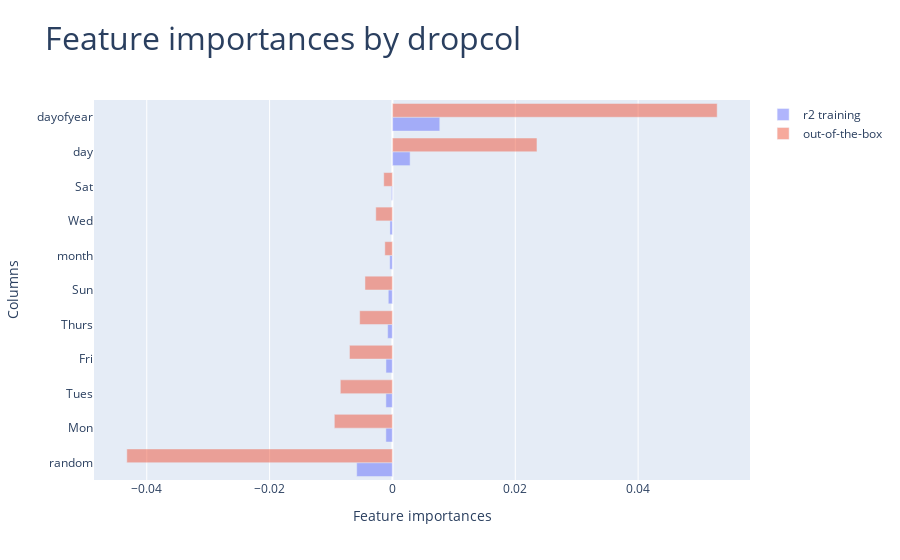

The cell this chart's notebook holds for it:
### Code cell
fig05 = make_subplots(rows=1,cols=1, specs=[[{'type':'bar'}]], shared_yaxes=True)

fig05.add_bar(y = feature_importances_dropcol.index,
             x = feature_importances_dropcol.A,
              orientation='h',
              name='r2 training',
              opacity=0.5,
             row=1, col=1)

fig05.add_bar(y = feature_importances_dropcol.index,
             x = feature_importances_dropcol.B,
              orientation='h',
              name='out-of-the-box',
              opacity=0.5,
             row=1, col=1)

fig05.update_layout({'title':{'text':'Feature importances by dropcol', 'font':{'size':32}}})

fig05.update_yaxes({'title':{'text':'Columns'}})
fig05.update_xaxes({'title':{'text':'Feature importances'}})

iplot(fig05)

### Figure 1 — Plotly figure (JSON) as saved in the notebook; plotly's stock layout.template omitted (floating-point values rounded to 4 significant figures)
{"data": [{"name": "r2 training", "opacity": 0.5, "orientation": "h", "type": "bar", "x": [-0.005821, -0.00107, -0.001066, -0.001057, -0.0007802, -0.0006769, -0.0004398, -0.0004085, -0.0001801, 0.002879, 0.007707], "xaxis": "x", "y": ["random", "Mon", "Tues", "Fri", "Thurs", "Sun", "month", "Wed", "Sat", "day", "dayofyear"], "yaxis": "y"}, {"name": "out-of-the-box", "opacity": 0.5, "orientation": "h", "type": "bar", "x": [-0.04325, -0.009463, -0.008488, -0.006996, -0.005338, -0.004476, -0.001242, -0.002713, -0.001419, 0.02353, 0.05287], "xaxis": "x", "y": ["random", "Mon", "Tues", "Fri", "Thurs", "Sun", "month", "Wed", "Sat", "day", "dayofyear"], "yaxis": "y"}], "layout": {"title": {"font": {"size": 32}, "text": "Feature importances by dropcol"}, "xaxis": {"anchor": "y", "domain": [0, 1], "title": {"text": "Feature importances"}}, "yaxis": {"anchor": "x", "domain": [0, 1], "title": {"text": "Columns"}}}}
